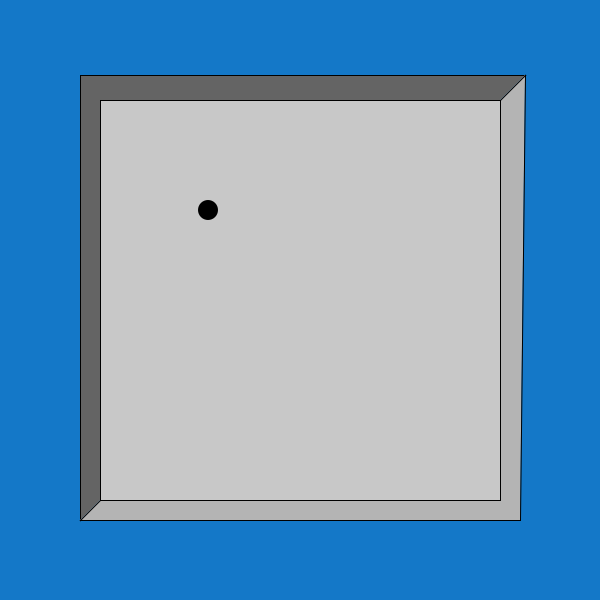
Frame 1 (no input)
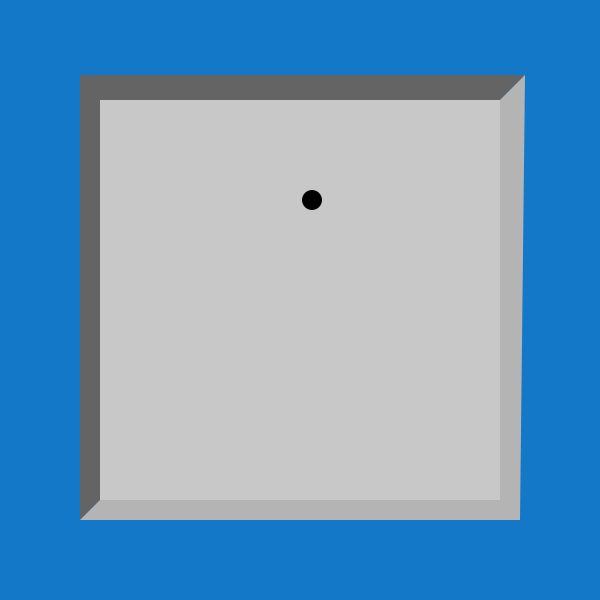
Frame 60 (the mouse pressed at the canvas centre just before this capture)
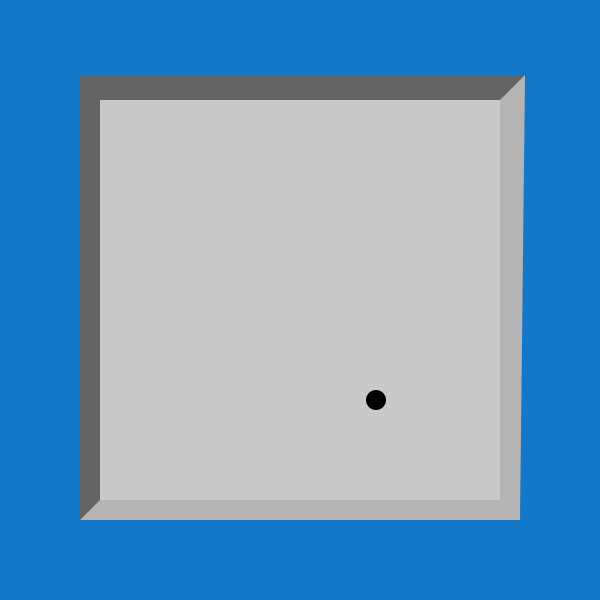
Frame 120 (the mouse held since frame 60 and released just before this capture)

The Processing sketch that drew these frames (run headless with seeded random() and noise(); from frame 60 on, the mouse is pressed at the canvas centre):

// Processing sketch: processing_105244
// ── processing_105244.pde

//BALL PIT VERSION 1 BY EVANDER!!!!!!!!!


int bx = 200;
int by = 200;
int velx = 8;
int vely = 10;

void setup () {
  size (600,600);

}

void draw () {
  background (20, 120 , 200);
  
  fill(100);
  triangle(80, 75, 80, 520, 525, 75);
  fill(180);
  triangle(520, 520, 80, 520, 525, 75);
  
  fill(200);
  rectMode(CENTER);
  rect(width/2, width/2, width/1.5, width/1.5);
  
  bx = bx + velx;
  by = by + vely;
  
  noStroke();
  fill(0);
  ellipse(bx, by, 20, 20);
  
    if (bx > 490 || bx < 105 ){
    velx = velx * -1;
  }
  
    if (by > 490  || by < 105 ){
    vely = vely * -1;
  }
  
  println(mouseX + " " + mouseY);

}
